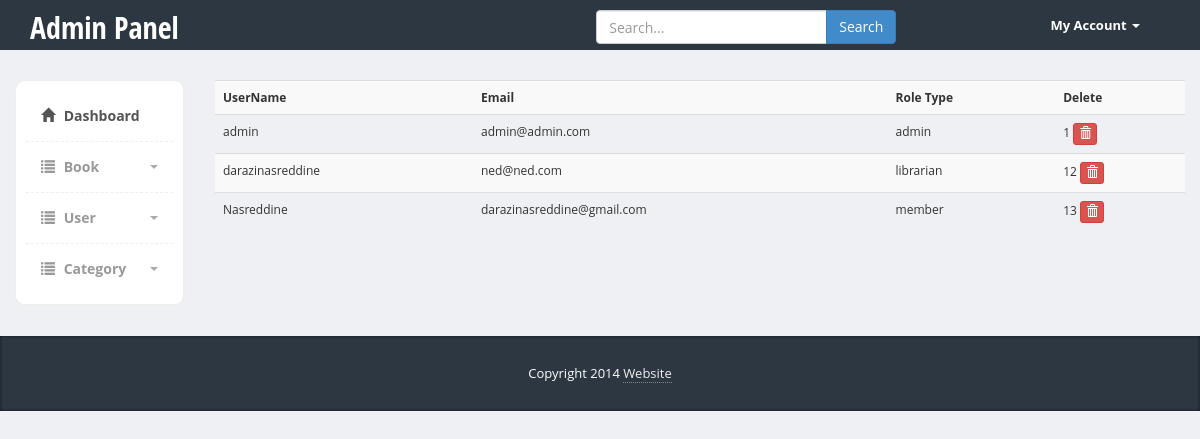
The page /admin/users.php (signed in) on the database its author committed.
### tables this page shows
CREATE TABLE `users` (
  `id` int(8) NOT NULL,
  `role_id` int(11) NOT NULL,
  `name` varchar(30) NOT NULL,
  `email` varchar(60) NOT NULL,
  `password` varchar(40) NOT NULL
);

CREATE TABLE `type` (
  `id` int(5) NOT NULL,
  `user_type` varchar(20) NOT NULL
);

### admin/users.php (the view, shortened to what this page needs)
<!DOCTYPE html>
<html>
  <head>
    <link href="https://code.jquery.com/ui/1.10.3/themes/redmond/jquery-ui.css" rel="stylesheet" media="screen">
    <link href="bootstrap/css/bootstrap.min.css" rel="stylesheet">
    <link href="vendors/fullcalendar/fullcalendar.css" rel="stylesheet" media="screen">
    <link href="css/styles.css" rel="stylesheet">
    <link href="css/calendar.css" rel="stylesheet">
  </head>
  <body>
  	<div class="header">
	     <div class="container">
	        <div class="row">
	           <div class="col-md-5">
	              <div class="logo">
	                 <h1><a href="index.php">Admin Panel</a></h1>
	              </div>
	           </div>
	           <div class="col-md-5">
	              <div class="row">
	                <div class="col-lg-12">
	                  <div class="input-group form">
	                       <input type="text" class="form-control" placeholder="Search...">
	                       <span class="input-group-btn">
	                         <button class="btn btn-primary" type="button">Search</button>
	                       </span>
	                  </div>
	                </div>
	              </div>
	           </div>
	           <div class="col-md-2">
	              <div class="navbar navbar-inverse" role="banner">
	                  <nav class="collapse navbar-collapse bs-navbar-collapse navbar-right" role="navigation">
	                    <ul class="nav navbar-nav">
	                      <li class="dropdown">
	                        <a href="#" class="dropdown-toggle" data-toggle="dropdown">My Account <b class="caret"></b></a>
	                      </li>
	                    </ul>
	                  </nav>
	              </div>
	           </div>
	        </div>
	     </div>
	</div>
    <div class="page-content">
    	<div class="row">
        <div class="col-md-2">
  		  	<div class="sidebar content-box" style="display: block;">
            <ul class="nav">
                <li class="current"><a href="index.php"><i class="glyphicon glyphicon-home"></i> Dashboard</a></li>
                <li class="submenu">
                   <a href="#">
                      <i class="glyphicon glyphicon-list"></i> Book
                      <span class="caret pull-right"></span>
                   </a>
                </li>
                <li class="submenu">
                   <a href="#">
                      <i class="glyphicon glyphicon-list"></i> User
                      <span class="caret pull-right"></span>
                   </a>
                </li>
				<li class="submenu">
                 <a href="#">
                    <i class="glyphicon glyphicon-list"></i> Category
                    <span class="caret pull-right"></span>
                 </a>
              </li>
            </ul>
          </div>
  		  </div>
		  <div class="col-md-10">
        <?php
          $servername = "localhost";
          $username = "root";
          $password = "";
          $dbname = "lms";
          $conn = new mysqli($servername, $username, $password, $dbname);
          $sqlget = "SELECT users.id,name,email,user_type FROM users inner join type on users.role_id = type.id";
          $result = $conn->query($sqlget);
          if ($result->num_rows > 0) {
            echo "<table class='table table-striped'><tr><th>UserName</th><th>Email</th><th>Role Type</th><th>Delete</th></tr>";
              while($row = $result->fetch_assoc()) {
				  $id = $row["id"];
                  echo "<tr><td>".$row["name"]."</td><td>".$row["email"]."</td><td>".$row["user_type"]."</td><td>";
				  echo $id;
                   ?>
				  <a href="deleteuser.php?id=<?php echo $id;?>"><button class='btn btn-danger btn-xs'><span class='glyphicon glyphicon-trash'></span></button></a>
				  <?php
              }
              echo "</table>";
          } else {
              echo "0 results";
          }
        ?>
		  </div>
		</div>
    </div>
    <footer>
         <div class="container">
            <div class="copy text-center">
               Copyright 2014 <a href='#'>Website</a>
            </div>
         </div>
      </footer>
  </body>
</html>

### admin/css/styles.css (style rules this page uses)
body { font-family: 'Open Sans', sans-serif; background-color: #f7f7f7; position: relative; margin: 0px; font-size: 12px; padding: 0px; }
.page-content > .row { margin-left: 0px !important; margin-right: 0px !important; margin-top: 30px; }
footer { background-color:#2c3742; box-shadow:inset 0px 0px 3px #111; color:#fff; font-size:14px; line-height:25px; padding:10px 0px 10px 0px; bottom: 0px; }
footer a { color:#eee; text-decoration:none; border-bottom:1px dotted #888; }
footer .copy { font-size:13px; margin:15px 0px; }
.header { height:50px; background-color: #2c3742; }
.header .logo h1 { font-size:30px; margin:0px; padding:10px 0px; }
.header .logo h1 a { color:#fff; font-family: 'Open Sans Condensed', sans-serif; }
.header .form { margin-top:10px; width:100%; max-width:300px; margin:10px auto; }
.header .navbar * { box-shadow:none !important; }
.header .navbar { background:none !important; border:0px !important; }
.header .navbar .nav > li > a { color:#fff !important; font-size:13px !important; border-bottom:0px !important; margin-top:0px !important; font-weight:bold; }
.header .navbar-collapse { border:0px !important; }
.header .navbar-nav .caret { border-top-color:#fff !important; border-bottom-color:#fff !important; }
.content-box, .content-box-large { margin-bottom:30px; background:#fff; border-radius:10px; padding:10px; border-left:1px solid #eee; border-top:1px solid #eee; border-right:2px solid #eee; border-bottom:2px solid #eee; }
.sidebar ul.nav, .sidebar ul.nav ul { list-style: none; padding: 0px; margin: 0px; }
.sidebar .nav > li { margin: 0; border-bottom:1px dashed #eee; }
.sidebar .nav > li:last-child { border-bottom:0px; }
.sidebar .nav > li > a { font-size: 14px; line-height: 20px; padding: 15px 15px; color: #999; display: block; font-weight:bold; background:none; text-decoration: none; border-top:0px; font-weight:bold; }
.sidebar .nav > li > a > i { margin-right:5px; }
.sidebar .nav li a:hover, .sidebar .nav li.current > a { background: #fff; color: #555; border-bottom:0px; }
.sidebar .nav a .caret { float: right; width: 0; height: 0; display: inline-block; vertical-align: top; border-top: 4px solid #aaa; border-right: 4px solid transparent; border-left: 4px solid transparent; content: ""; margin-top: 8px; margin-left: 2px; }
body { background-color: #eff0f3; }

### rows shown on the page
users: name "admin", email "admin@admin.com", type.user_type "admin", id "1"
users: name "darazinasreddine", email "ned@ned.com", type.user_type "librarian", id "12"
users: name "Nasreddine", email "darazinasreddine@gmail.com", type.user_type "member", id "13"
